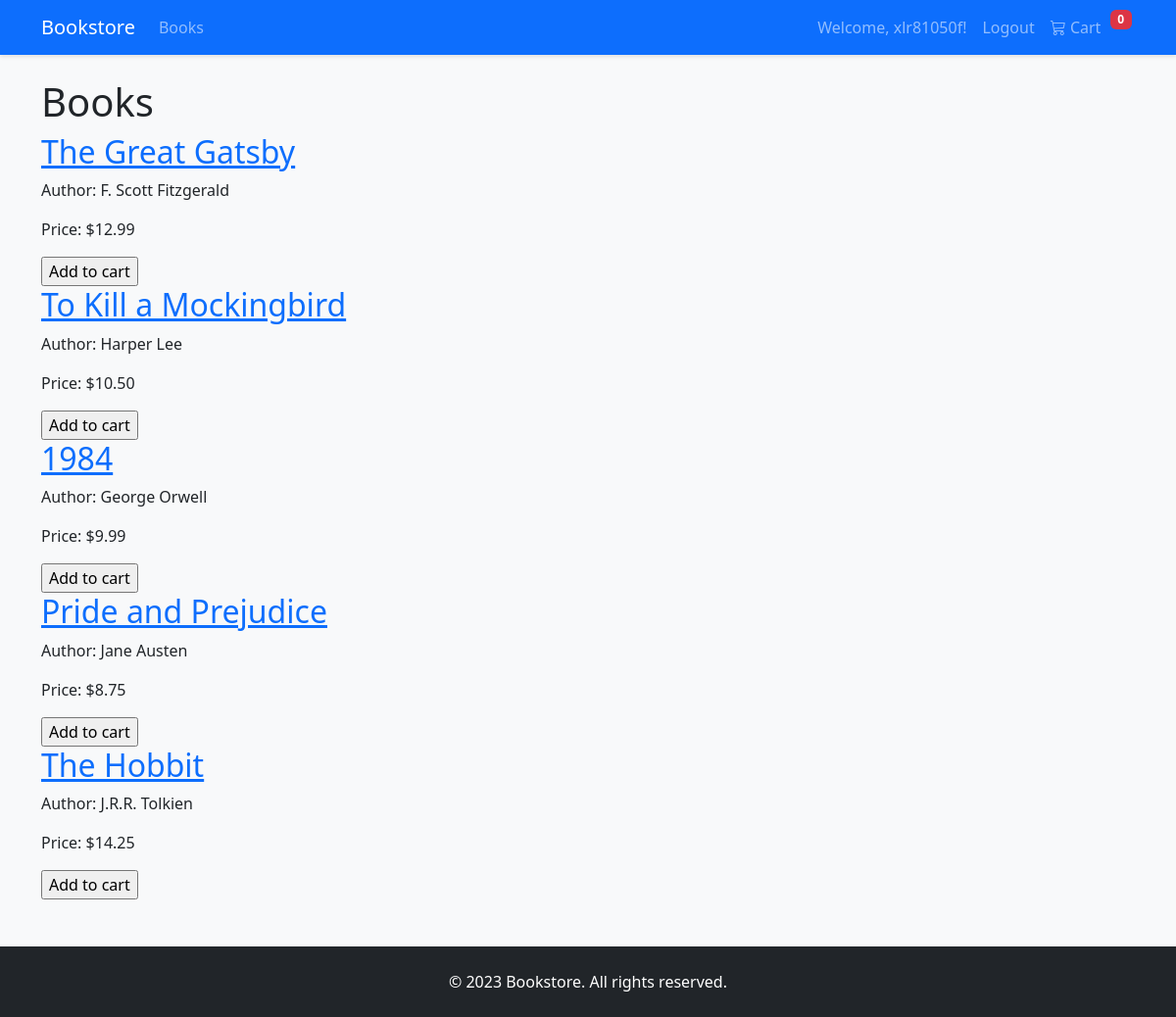
The app's page /books/ (signed in) with its own data.
### books/models.py (models this page shows, shortened)
class Book(models.Model):
    title = models.CharField(max_length=200)
    author = models.CharField(max_length=100)
    price = models.DecimalField(max_digits=10, decimal_places=2)
    publications = models.ManyToManyField(Publication)
    cover_image = models.ImageField(upload_to='covers/', blank=True, null=True)
    def get_absolute_url(self):
        return reverse('books:book_detail', args=[self.id])

### books/views.py (the view)
# urls.py: path('', views.book_list, name='book_list'),
def book_list(request):
    books = Book.objects.all()
    publications = Publication.objects.all()
    return render(request, 'books/list.html',
                  {'books': books, 'publications': publications})

### cart/cart.py (called while the page is built)
    def __len__(self):
        return sum(item['quantity'] for item in self.cart.values())

### cart/context_processors.py (called while the page is built)
def cart(request):
    return {'cart': Cart(request)}

### templates/books/list.html (shortened to what this page needs)
{% extends "base.html" %}
{% block content %}
    <h1>Books</h1>
    <div>
        {% for book in books %}
            <div>
                <h2><a href="{{ book.get_absolute_url }}">{{ book.title }}</a></h2>
                <p>Author: {{ book.author }}</p>
                <p>Price: ${{ book.price }}</p>
                <form action="{% url 'cart:cart_add' book.id %}" method="post">
                    <input type="submit" value="Add to cart">
                </form>
            </div>
        {% endfor %}
    </div>
{% endblock %}

### templates/base.html (shortened to what this page needs)
<!DOCTYPE html>
<html lang="en">
<head>
    <link href="https://cdn.jsdelivr.net/npm/bootstrap@5.3.2/dist/css/bootstrap.min.css" rel="stylesheet">
</head>
<body>
    <nav class="navbar navbar-expand-lg navbar-dark bg-primary fixed-top">
        <div class="container">
            <a class="navbar-brand" href="{% url 'books:book_list' %}">Bookstore</a>
            <div class="collapse navbar-collapse" id="navbarNav">
                <ul class="navbar-nav me-auto">
                    <li class="nav-item">
                        <a class="nav-link" href="{% url 'books:book_list' %}">Books</a>
                    </li>
                </ul>
                <ul class="navbar-nav">
                    {% if user.is_authenticated %}
                    <li class="nav-item">
                        <span class="nav-link">Welcome, {{ user.username }}!</span>
                    </li>
                    <li class="nav-item">
                        <a class="nav-link" href="{% url 'logout' %}">Logout</a>
                    </li>
                    {% else %}
                    <li class="nav-item">
                        <a class="nav-link" href="{% url 'login' %}">Login</a>
                    </li>
                    {% endif %}
                    <li class="nav-item">
                        <a class="nav-link position-relative" href="{% url 'cart:cart_detail' %}">
                            <i class="bi bi-cart3"></i> Cart
                            <span class="badge bg-danger cart-badge">{{ cart|length }}</span>
                        </a>
                    </li>
                </ul>
            </div>
        </div>
    </nav>
    <div class="container mt-4">
        {% block content %}
        {% endblock %}
    </div>
    <footer class="bg-dark text-white mt-5 p-4 text-center">
        <div class="container">
            <p class="mb-0">© 2023 Bookstore. All rights reserved.</p>
        </div>
    </footer>
    <link rel="stylesheet" href="https://cdn.jsdelivr.net/npm/bootstrap-icons@1.11.1/font/bootstrap-icons.css">
</body>
</html>

### templates/base.html (style rules this page uses)
body { padding-top: 56px; background-color: #f8f9fa; }
.navbar { box-shadow: 0 2px 4px rgba(0,0,0,.1); }
.cart-badge { position: relative; top: -10px; right: -5px; }

### records on screen
Book: title "The Great Gatsby", author "F. Scott Fitzgerald", price "12.99"
Book: title "To Kill a Mockingbird", author "Harper Lee", price "10.50"
Book: title "1984", author "George Orwell", price "9.99"
Book: title "Pride and Prejudice", author "Jane Austen", price "8.75"
Book: title "The Hobbit", author "J.R.R. Tolkien", price "14.25"

### other values on screen
{{ user.username }} "xlr81050f"
{{ cart|length }} "0"
